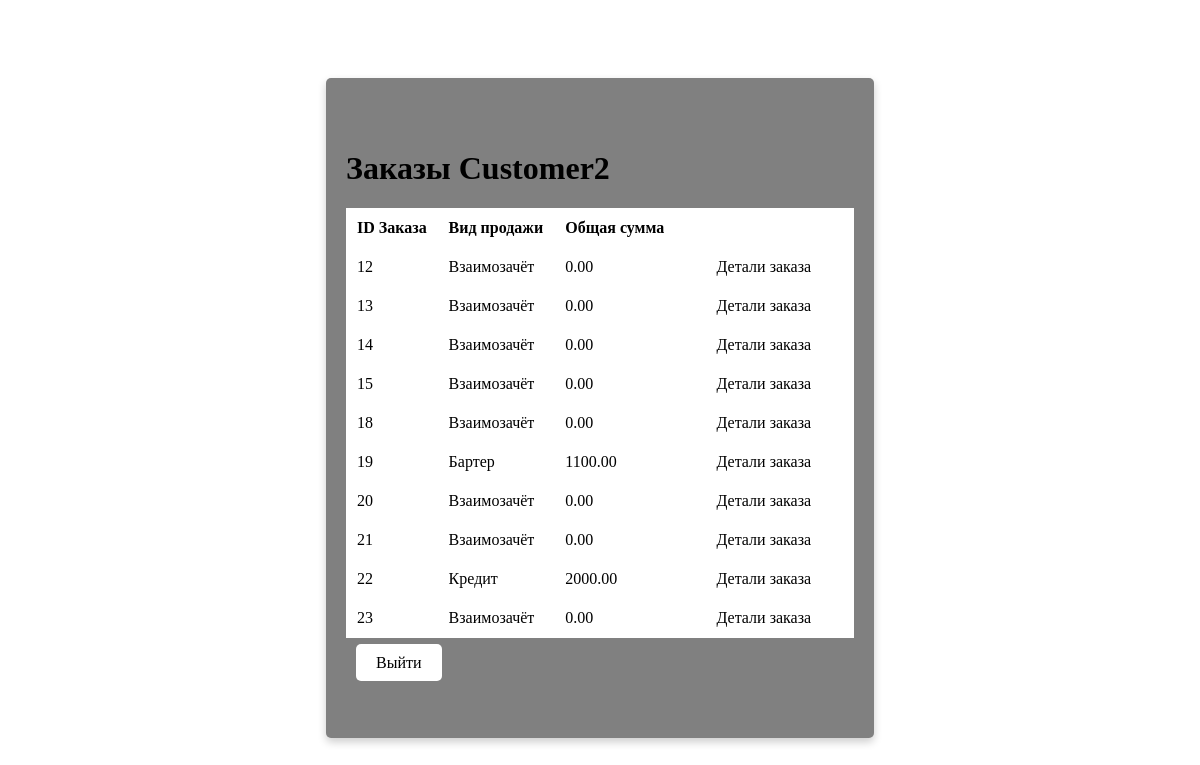
The app's page /customer_orders/2, older data.
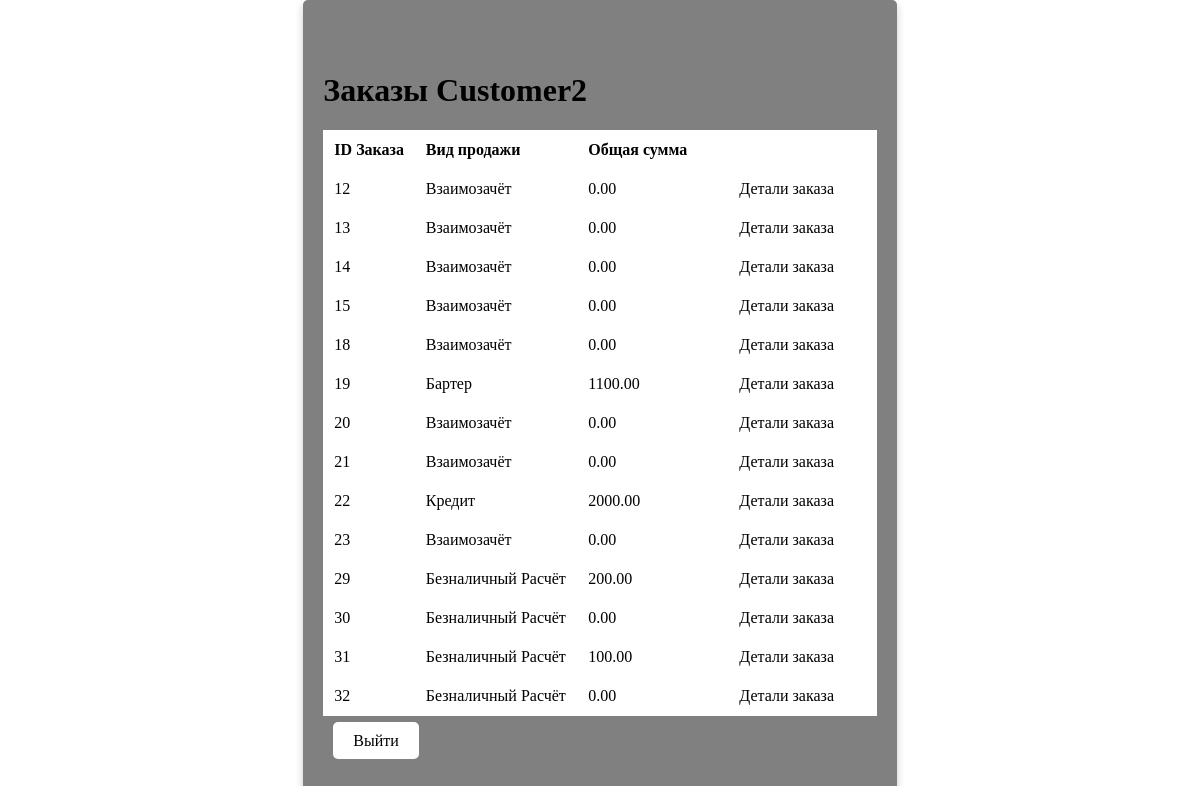
The same page, newer data.
### main/models.py (models this page shows, shortened)
class Order(models.Model):
    customer = models.ForeignKey(to=Customers, on_delete=models.CASCADE)
    type_sale = models.CharField(default='Наличный расчёт', max_length=100)
    total_amount = models.DecimalField(default=0, max_digits=12, decimal_places=2)

### main/views.py (the view)
# urls.py: path('customer_orders/<int:customer_id>', customer_order, name='customer_order'),
def customer_order(request, customer_id):
    customer = get_object_or_404(Customers, pk=customer_id)
    context = {'title': 'Заказы ' + str(customer.name),
               'orders': Order.objects.filter(customer=customer),
    }
    return render(request, 'main/customer_order.html', context)

### main/templates/main/customer_order.html
{% extends 'main/base.html'%}
{% block content %}
<h1>{{ title }}</h1>
<table id="order_table">
    <thead>
    <tr>
        <th>ID Заказа</th>
        <th>Вид продажи</th>
        <th>Общая сумма</th>
        <th></th>
    </tr>
    </thead>
    <tbody>
    {% for order in orders %}
    <tr>
        <td>{{ order.id }}</td>
        <td>{{ order.type_sale }}</td>
        <td>{{ order.total_amount }}</td>
        <td>
            <a href="{% url 'main:order_detail' order.id %}" class="btn">Детали заказа</a>
        </td>
    </tr>
    {% endfor %}
    </tbody>
</table>
<p>
    <a href="{% url 'main:customers' %}" class="btn">Выйти</a>
</p>
{% endblock %}

### main/templates/main/base.html (shortened to what this page needs)
<!DOCTYPE html>
<html lang="ru">
<head>
</head>
<body style="background-color: #FFFFFF">
 <div class="container">
        <div class="card">
            {% block content%} {% endblock %}
        </div>
    </div>
</body>
</html>

Row changes from the older to the newer data that the page shows:
added Order: id "29", type_sale "Безналичный Расчёт", total_amount "200.00"
added Order: id "30", type_sale "Безналичный Расчёт", total_amount "0.00"
added Order: id "31", type_sale "Безналичный Расчёт", total_amount "100.00"
added Order: id "32", type_sale "Безналичный Расчёт", total_amount "0.00"
